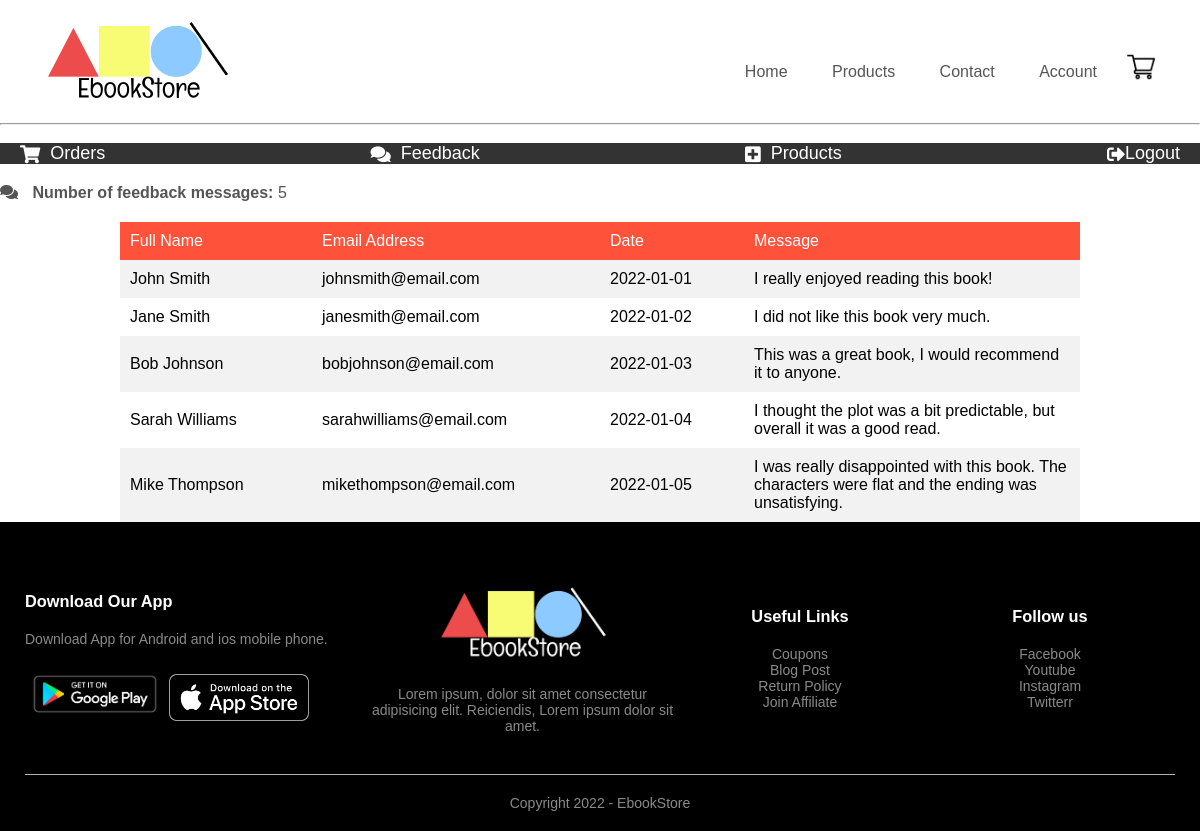
The app's page /feedback.php (signed in) with its own data.
### tables this page shows
CREATE TABLE Feedback(
    FeedbackID INT NOT NULL AUTO_INCREMENT,
    FullName VARCHAR(25) NOT NULL,
    Email VARCHAR (50) NOT NULL,
    Messages VARCHAR (500) NOT NULL,
    MessageDate DATE NOT NULL,

    PRIMARY KEY(FeedbackID)
);

### feedback.php (the view, shortened to what this page needs)
<?php
include("connection.php");
?>
<!DOCTYPE html>
<html lang="en">
  <head>
    <link rel="stylesheet" href="style.css" />
    <link
      rel="stylesheet"
      href="https://stackpath.bootstrapcdn.com/font-awesome/4.7.0/css/font-awesome.min.css"
    />
    <link rel="stylesheet" href="https://cdnjs.cloudflare.com/ajax/libs/font-awesome/5.15.3/css/all.min.css">
   </head>
   <body>
    <div class="container">
      <div class="navbar">
        <div class="logo">
          <a href="index.php">
            <img src="images/EbookStore-Logo.png" alt="EbookStore-Logo" />
          </a>
        </div>
        <nav>
          <ul id="MenuItems">
            <li><a href="index.php">Home</a></li>
            <li><a href="products.php">Products</a></li>
            <li><a href="contact_us.php">Contact</a></li>
            <li><a href="account.php">Account</a></li>
          </ul>
        </nav>
        <a href="cart.php">
          <img
            src="images/cart.png"
            alt="Shoping Cart"
            width="28px"
            height="28px"
            style="margin-left: 10px; margin-top: 15px"
          />
        </a>
      </div>
    </div>
    <hr>
    <br>
    <?php
  $num_feedback_query = "SELECT COUNT(*) FROM feedback";
  $num_feedback_result = mysqli_query($conn, $num_feedback_query);
  $num_feedback = mysqli_fetch_row($num_feedback_result)[0];
?>
    <nav id="unique-navbar">
        <a href="orders.php"><i class="fa fa-shopping-cart"></i> Orders</a>
        <a href="feedback.php"><i class="fa fa-comments"></i> Feedback</a>
        <a href="products_all.php"><i class="fa fa-plus-square"></i> Products</a>
        <a href="account.php" id="logout-button"><i class="fas fa-sign-out-alt"></i> Logout</a>
    </nav>
    <div class="feedback-summary">
        <p>
          <i class="fa fa-comments"></i>
          <strong>Number of feedback messages:</strong> <?php echo $num_feedback;?>
        </p>
      </div>
      <table class="feedback-table">
        <tr id="table-header">
          <th id="fullname-column">Full Name</th>
          <th id="email-column">Email Address</th>
          <th id="date-column">Date</th>
          <th id="message-column">Message</th>
        </tr>
      <?php
      $query = "SELECT * FROM feedback";
      $result = mysqli_query($conn, $query);
      if (mysqli_num_rows($result) < 1) {
        echo "No Feedback Has Been Received From User.";
      } else {
        while ($row = mysqli_fetch_array($result)) {;
        echo "<tr>";
        echo "<td>".$row["FullName"]."</td>";
        echo "<td>".$row["Email"]."</td>";
        echo "<td>".$row["MessageDate"]."</td>";
        echo "<td>".$row["Messages"]."</td>";
        echo "</tr>";
        }}?>
      </table>
    </body>
    <div class="footer">
        <div class="container">
          <div class="row">
            <div class="footer-col-1">
              <h3>Download Our App</h3>
              <p>Download App for Android and ios mobile phone.</p>
              <div class="app-logo">
                <img src="images/Playstore.png" />
                <img src="images/Applestore.png" />
              </div>
            </div>
            <div class="footer-col-2">
              <img src="images/EbookStore-Logo-footer.png" />
              <p>
                Lorem ipsum, dolor sit amet consectetur adipisicing elit.
                Reiciendis, Lorem ipsum dolor sit amet.
              </p>
            </div>
            <div class="footer-col-3">
              <h3>Useful Links</h3>
              <ul>
                <li>Coupons</li>
                <li>Blog Post</li>
                <li>Return Policy</li>
                <li>Join Affiliate</li>
              </ul>
            </div>
            <div class="footer-col-4">
              <h3>Follow us</h3>
              <ul>
                <li>Facebook</li>
                <li>Youtube</li>
                <li>Instagram</li>
                <li>Twitterr</li>
              </ul>
            </div>
          </div>
          <hr />
          <p class="copyright">Copyright 2022 - EbookStore</p>
        </div>
      </div>
    </body>
  </html>

### style.css (style rules this page uses)
* { margin: 0; padding: 0; box-sizing: border-box; }
body { font-family: "Poppins", sans-serif; }
.navbar { display: flex; align-items: center; padding: 20px; }
nav { flex: 1; text-align: right; }
nav ul { display: inline-block; list-style-type: none; }
nav ul li { display: inline-block; margin: 20px; }
a { text-decoration: none; color: #555; }
p { color: #555; }
.container { max-width: 1300px; margin: auto; padding-left: 25px; padding-right: 25px; }
.row { display: flex; align-items: center; flex-wrap: wrap; justify-content: space-around; }
.footer { background: #000; color: #8a8a8a; font-size: 14px; padding: 60px 0 20px; }
.footer p { color: #8a8a8a; }
.footer h3 { color: #fff; margin-bottom: 20px; }
.footer-col-1, .footer-col-2, .footer-col-3, .footer-col-4 { min-width: 250px; margin-bottom: 20px; }
.footer-col-1 { flex-basis: 30%; }
.footer-col-2 { flex: 1; text-align: center; }
.footer-col-2 img { width: 180px; margin-bottom: 20px; }
.footer-col-3, .footer-col-4 { flex-basis: 12%; text-align: center; }
ul { list-style-type: none; }
.app-logo { margin-top: 20px; }
.app-logo img { width: 140px; }
.footer hr { border: none; background: #b5b5b5; height: 1px; margin: 20px 0; }
.copyright { text-align: center; }
table { width: 100%; border-collapse: collapse; }
th { text-align: left; padding: 5px; color: #fff; background: #ff523b; font-weight: normal; }
td { padding: 10px 5px; }
td:last-child { text-align: right; }
th:last-child { text-align: right; }

### feedback.php (style rules this page uses)
#unique-navbar { display: flex; justify-content: space-between; align-items: center; background-color: #333; color: #fff; padding: 0 20px; }
#unique-navbar a { color: #fff; text-decoration: none; font-size: 18px; display: flex; align-items: center; }
#unique-navbar a .fa { margin-right: 10px; }
.feedback-summary { display: flex; justify-content: space-between; align-items: center; margin: 20px 0; }
.feedback-summary p { margin: 0; }
.feedback-summary i { margin-right: 10px; }
.feedback-table { border-collapse: collapse; width: 80%; margin: 0 auto; }
.feedback-table th, .feedback-table td { padding: 10px; text-align: left; }
.feedback-table tr:nth-child(even) { background-color: #f2f2f2; }
#table-header { background-color: #4CAF50; color: white; }
#fullname-column { width: 20%; }
#email-column { width: 30%; }
#date-column { width: 15%; }
#message-column { width: 35%; }

### records on screen
feedback: FullName "John Smith", Email "johnsmith@email.com", MessageDate "2022-01-01", Messages "I really enjoyed reading this book!"
feedback: FullName "Jane Smith", Email "janesmith@email.com", MessageDate "2022-01-02", Messages "I did not like this book very much."
feedback: FullName "Bob Johnson", Email "bobjohnson@email.com", MessageDate "2022-01-03", Messages "This was a great book, I would recommend it to anyone."
feedback: FullName "Sarah Williams", Email "sarahwilliams@email.com", MessageDate "2022-01-04", Messages "I thought the plot was a bit predictable, but overall it was a good read."
feedback: FullName "Mike Thompson", Email "mikethompson@email.com", MessageDate "2022-01-05", Messages "I was really disappointed with this book. The characters were flat and the ending was unsatisfying."

### other values on screen
$num_feedback "5"
